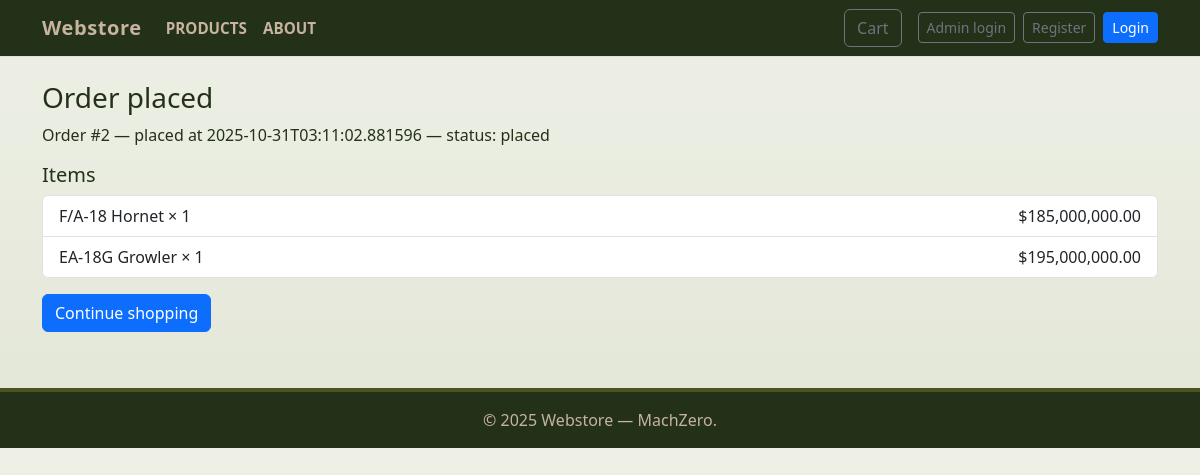
/order/success/2, run on the app's committed database.
### tables this page shows
CREATE TABLE orders (
        id INTEGER PRIMARY KEY,
        customer_id INTEGER NOT NULL,
        total REAL NOT NULL,
        status TEXT NOT NULL,
        created_at TEXT NOT NULL, agency TEXT, authorized_officer TEXT, official_email TEXT, position_clearance TEXT, contact_number TEXT, po_number TEXT, contract_reference TEXT, funding_source TEXT, auth_doc TEXT, vendor_id TEXT, end_user_cert TEXT, export_license_status TEXT, delivery_location TEXT, required_delivery_date TEXT, payment_method TEXT, declaration_agreed INTEGER, digital_signature TEXT,
        FOREIGN KEY(customer_id) REFERENCES customers(id) ON DELETE CASCADE
    );

CREATE TABLE order_items (
        id INTEGER PRIMARY KEY,
        order_id INTEGER NOT NULL,
        product_id INTEGER NOT NULL,
        quantity INTEGER NOT NULL,
        unit_price REAL NOT NULL,
        FOREIGN KEY(order_id) REFERENCES orders(id) ON DELETE CASCADE,
        FOREIGN KEY(product_id) REFERENCES products(id) ON DELETE RESTRICT
    );

CREATE TABLE products (
        id INTEGER PRIMARY KEY,
        sku TEXT UNIQUE NOT NULL,
        name TEXT NOT NULL,
        description TEXT,
        price REAL NOT NULL,
        image TEXT,
        created_at TEXT NOT NULL
    , stock INTEGER NOT NULL DEFAULT 0);

### app.py (the view)
@app.route("/order/success/<int:order_id>")
def order_success(order_id):
    db = get_db()
    order = db.execute("SELECT o.id, o.total, o.status, o.created_at, c.name, c.email FROM orders o LEFT JOIN customers c ON o.customer_id = c.id WHERE o.id = ?", (order_id,)).fetchone()
    items = db.execute("SELECT oi.quantity, oi.unit_price, p.name FROM order_items oi JOIN products p ON oi.product_id = p.id WHERE oi.order_id = ?", (order_id,)).fetchall()
    return render_template("order_success.html", order=order, items=items)

### app.py (called while the page is built, shortened)
def get_db():
    if 'db' not in g:
        conn = sqlite3.connect(DB_PATH)
        conn.row_factory = sqlite3.Row
        conn.execute("PRAGMA foreign_keys = ON;")
        g.db = conn
    return g.db

@app.context_processor
def inject_cart_count():
    cart = session.get("cart", {}) if session is not None else {}
    try:
        count = sum(int(v) for v in cart.values()) if cart else 0
    except Exception:
        count = 0
    return {"cart_count": count}

@app.before_request
def enforce_session_timeout():
    if request.path.startswith(("/static", "/sw.js", "/favicon.ico", "/admin/debug", "/admin/uploads")):
        return
    now_ts = datetime.now(timezone.utc).timestamp()
    last = session.get("last_active")
    timeout_secs = SESSION_TIMEOUT_MINUTES * 60
    created = session.get("created_at")
    if session.get("customer_id") or session.get("is_admin"):
        session["last_active"] = now_ts
        if "created_at" not in session:
            session["created_at"] = now_ts

### templates/order_success.html (shortened to what this page needs)
<!doctype html>
<html lang="en">
<head>
  <link href="https://cdn.jsdelivr.net/npm/bootstrap@5.3.0/dist/css/bootstrap.min.css" rel="stylesheet">
  <link rel="stylesheet" href="{{ url_for('static', filename='css/styles.css') }}">
</head>
<body>
  {% include 'navbar.html' %}
  <div class="container py-4">
    <h3>Order placed</h3>
    <p>Order #{{ order.id }} — placed at {{ order.created_at }} — status: {{ order.status }}</p>
    <h5>Items</h5>
    <ul class="list-group mb-3">
      {% for it in items %}
      <li class="list-group-item d-flex justify-content-between">
        <div>{{ it["name"] }} × {{ it["quantity"] }}</div>
        <div>${{ "{:,.2f}".format(it["unit_price"] * it["quantity"]) }}</div>
      </li>
      {% endfor %}
    </ul>
    <a href="{{ url_for('products') }}" class="btn btn-primary">Continue shopping</a>
  </div>
</body>
<footer>
  <div class="container">
    &copy; {{ 2025 }} Webstore — MachZero.
  </div>
</footer>
</html>

### static/css/styles.css (style rules this page uses)
:root { --olive: #4b5320; --army-dark: #233119; --khaki: #c7b39f; --sand: #e6dcc8; --accent: #8b1f1f; --white: #ffffff; --navy: #001a66; }
body { background: linear-gradient(180deg, #eef0e6 0%, #e2e6d6 100%); color: var(--army-dark); font-family: "Segoe UI", Roboto, "Helvetica Neue", Arial, sans-serif; margin: 0; }
body { transition: opacity 320ms ease-in-out; will-change: opacity; }
footer { background: var(--army-dark); color: var(--khaki); border-top: 4px solid var(--olive); padding: 1rem 0; margin-top: 2rem; text-align: center; }

### data on the page
orders: id "2", created_at "2025-10-31T03:11:02.881596", status "placed"
order_items: name "F/A-18 Hornet", quantity "1", it['unit_price']*it['quantity'] "185,000,000.00"
order_items: name "EA-18G Growler", quantity "1", it['unit_price']*it['quantity'] "195,000,000.00"

### other printed values
{{ 2025 }} "2025"
